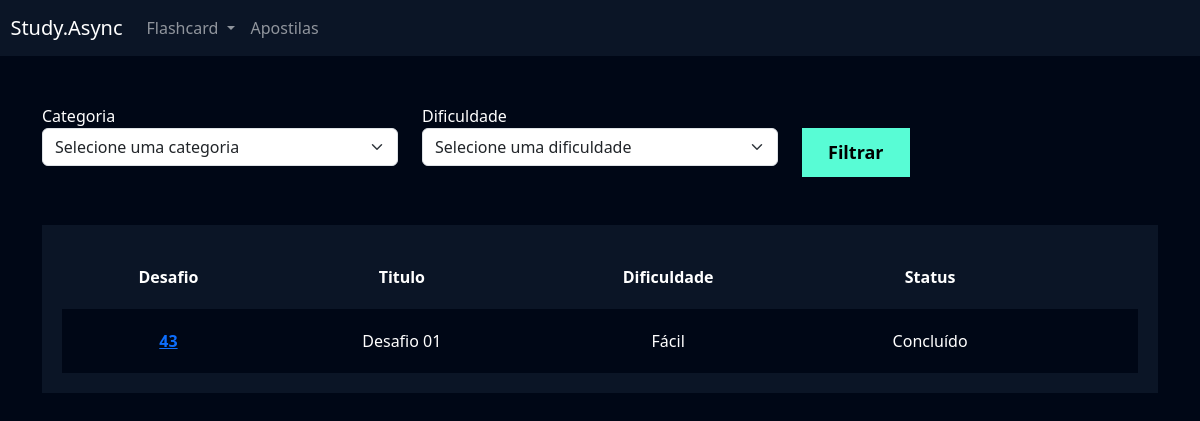
The page /flashcard/listar_desafio/ (signed in) on the database its author committed.
### flashcard/models.py (models this page shows, shortened)
class Desafio(models.Model):
    user = models.ForeignKey(User, on_delete=models.DO_NOTHING)
    titulo = models.CharField(max_length=100)
    categoria = models.ManyToManyField(Categoria)
    quantidade_perguntas = models.IntegerField()
    dificuldade = models.CharField(
        max_length=1, choices=Flashcard.DIFICULDADE_CHOICES
    )
    flashcards = models.ManyToManyField(FlashcardDesafio)
    def get_status_display(self):
        perguntas_respondidas = self.flashcards.filter(respondido=True).count()
        if perguntas_respondidas >= self.quantidade_perguntas:
            return 'Concluído'
        else:
            return 'Em Progresso'

### flashcard/views.py (the view, shortened to what this page needs)
# urls.py: path('listar_desafio/', views.listar_desafio, name='listar_desafio'),
def listar_desafio(request):
    desafios = Desafio.objects.filter(user=request.user)
    desafios = Desafio.objects.filter(user=request.user)
    categorias = Categoria.objects.all()
    categoria_filtrar = request.GET.get('categoria')
    if categoria_filtrar:
        desafios = desafios.filter(categoria__id=categoria_filtrar)
    dificuldade_filtrar = request.GET.get('dificuldade')
    if dificuldade_filtrar:
        desafios = desafios.filter(dificuldade=dificuldade_filtrar)
    return render(request, 'listar_desafio.html', {'desafios': desafios, 'categorias': categorias})

### flashcard/templates/listar_desafio.html (shortened to what this page needs)
{% extends "base.html" %}
{% load static %}
{% block 'cabecalho' %}
    <link href="{% static 'usuarios/css/cadastro.css' %}" rel="stylesheet">
    <link href="{% static 'flashcard/css/novo_flashcard.css' %}" rel="stylesheet">
    <link href="{% static 'flashcard/css/iniciar_desafio.css' %}" rel="stylesheet">
    <link href="{% static 'flashcard/css/desafio.css' %}" rel="stylesheet">
    <link href='https://unpkg.com/boxicons@2.1.4/css/boxicons.min.css' rel='stylesheet'>
{% endblock 'cabecalho' %}
{% block 'conteudo' %}
    {% include "partials/header.html" %}
    <div class="container">
        <br>
        <br>
        <div class="row">
            <div class="col-md">
                <form action="" method="GET">
                    <label for="categoria">Categoria</label>
                    <select name="categoria" class="form-select">
                        <option value="" selected>Selecione uma categoria</option>
                    </select>
            </div>
            <div class="col-md">
                <label for="dificuldade">Dificuldade</label>
                <select name="dificuldade" class="form-select">
                    <option value="" selected>Selecione uma dificuldade</option>
                </select>
            </div>
            <div class="col-md">
                <br>
                <input type="submit" value="Filtrar" class="btn-cadastro">
            </div>
        </div>
        <br>
        <br>
        <div class="box-listar">
            <table>
                <thead>
                  <tr>
                    <th scope="col">Desafio</th>
                    <th scope="col">Titulo</th>
                    <th scope="col">Dificuldade</th>
                    <th scope="col">Status</th>
                  </tr>
                </thead>
                <tbody>
                    {% for desafio in desafios %}
                        <tr class="linha">
                            <th><a href="{% url 'desafio' desafio.id %}">{{desafio.id}}</a></th>
                            <td>{{desafio.titulo}}</td>
                            <td>{{desafio.get_dificuldade_display}}</td>
                            <td>{{ desafio.get_status_display }}</td>
                            <td>{{desafio.status}}</td>
                        </tr>
                  {% endfor %}
                </tbody>
              </table>
        </div>
    </div>
{% endblock 'conteudo' %}

### templates/static/geral/css/base.css (style rules this page uses)
:root { --main-color: #0b1526; --dark-color: #000716; --secondary-dark-color: rgb(15, 2, 26); --light-color: #00c1f3; --contrast-color: #f4c96b; --differential-color: #58fcd5; }
body { background-color: var(--dark-color) !important; color: white !important; }

### templates/static/usuarios/css/cadastro.css (style rules this page uses)
* { margin: 0; padding: 0; }
.btn-cadastro { padding: 10px; background-color: #58fcd5; border: none; border: 1px solid #58fcd5; font-size: 18px; font-weight: bold; padding-left: 25px; padding-right: 25px; }

### templates/static/flashcard/css/desafio.css (style rules this page uses)
.box-listar { background-color: #0b1526; padding: 20px; }
table { width: 100%; padding: 20px; text-align: center; }
.linha { height: 40px; background-color: var(--dark-color); padding: 20px; }
td, th { padding: 20px; }
tr { background-color: var(--main-color); }

### rows shown on the page
Desafio: id "43", titulo "Desafio 01", dificuldade "Fácil", status "Concluído"
